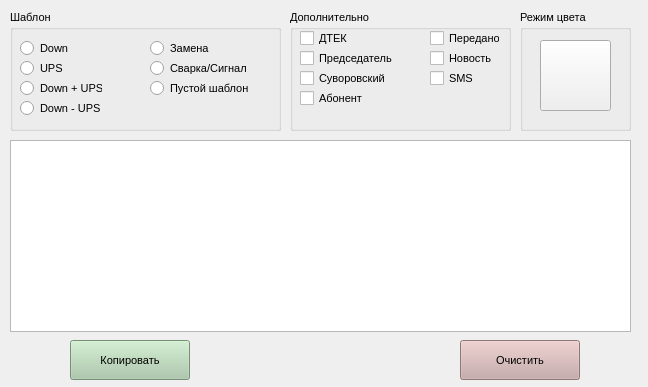
<?xml version="1.0" encoding="UTF-8"?>
<ui version="4.0">
 <class>MainWindow</class>
 <widget class="QMainWindow" name="MainWindow">
  <property name="enabled">
   <bool>true</bool>
  </property>
  <property name="geometry">
   <rect>
    <x>0</x>
    <y>0</y>
    <width>648</width>
    <height>387</height>
   </rect>
  </property>
  <property name="maximumSize">
   <size>
    <width>648</width>
    <height>387</height>
   </size>
  </property>
  <property name="font">
   <font>
    <family>Arial</family>
    <pointsize>12</pointsize>
   </font>
  </property>
  <property name="focusPolicy">
   <enum>Qt::WheelFocus</enum>
  </property>
  <property name="contextMenuPolicy">
   <enum>Qt::NoContextMenu</enum>
  </property>
  <property name="windowTitle">
   <string>Повелитель шаблонов</string>
  </property>
  <property name="windowIcon">
   <iconset>
    <normaloff>Keyboard-Delete.ico</normaloff>Keyboard-Delete.ico</iconset>
  </property>
  <property name="autoFillBackground">
   <bool>false</bool>
  </property>
  <property name="toolButtonStyle">
   <enum>Qt::ToolButtonIconOnly</enum>
  </property>
  <property name="documentMode">
   <bool>false</bool>
  </property>
  <property name="tabShape">
   <enum>QTabWidget::Rounded</enum>
  </property>
  <property name="dockNestingEnabled">
   <bool>false</bool>
  </property>
  <widget class="QWidget" name="centralwidget">
   <property name="contextMenuPolicy">
    <enum>Qt::NoContextMenu</enum>
   </property>
   <widget class="QGroupBox" name="groupBox">
    <property name="geometry">
     <rect>
      <x>10</x>
      <y>10</y>
      <width>271</width>
      <height>121</height>
     </rect>
    </property>
    <property name="font">
     <font>
      <family>Arial</family>
      <pointsize>8</pointsize>
     </font>
    </property>
    <property name="contextMenuPolicy">
     <enum>Qt::NoContextMenu</enum>
    </property>
    <property name="acceptDrops">
     <bool>false</bool>
    </property>
    <property name="autoFillBackground">
     <bool>false</bool>
    </property>
    <property name="title">
     <string>Шаблон</string>
    </property>
    <property name="flat">
     <bool>false</bool>
    </property>
    <property name="checkable">
     <bool>false</bool>
    </property>
    <property name="checked">
     <bool>false</bool>
    </property>
    <widget class="QRadioButton" name="radioButton_2">
     <property name="geometry">
      <rect>
       <x>10</x>
       <y>50</y>
       <width>82</width>
       <height>17</height>
      </rect>
     </property>
     <property name="font">
      <font>
       <family>Arial</family>
       <pointsize>8</pointsize>
      </font>
     </property>
     <property name="accessibleName">
      <string>ups</string>
     </property>
     <property name="accessibleDescription">
      <string/>
     </property>
     <property name="text">
      <string>UPS</string>
     </property>
    </widget>
    <widget class="QRadioButton" name="radioButton_3">
     <property name="geometry">
      <rect>
       <x>10</x>
       <y>70</y>
       <width>82</width>
       <height>17</height>
      </rect>
     </property>
     <property name="font">
      <font>
       <family>Arial</family>
       <pointsize>8</pointsize>
      </font>
     </property>
     <property name="accessibleName">
      <string>dups</string>
     </property>
     <property name="accessibleDescription">
      <string/>
     </property>
     <property name="text">
      <string>Down + UPS</string>
     </property>
    </widget>
    <widget class="QRadioButton" name="radioButton_4">
     <property name="geometry">
      <rect>
       <x>10</x>
       <y>90</y>
       <width>111</width>
       <height>17</height>
      </rect>
     </property>
     <property name="font">
      <font>
       <family>Arial</family>
       <pointsize>8</pointsize>
      </font>
     </property>
     <property name="accessibleName">
      <string>fups</string>
     </property>
     <property name="accessibleDescription">
      <string/>
     </property>
     <property name="text">
      <string>Down - UPS</string>
     </property>
    </widget>
    <widget class="QRadioButton" name="radioButton">
     <property name="geometry">
      <rect>
       <x>10</x>
       <y>30</y>
       <width>82</width>
       <height>17</height>
      </rect>
     </property>
     <property name="font">
      <font>
       <family>Arial</family>
       <pointsize>8</pointsize>
      </font>
     </property>
     <property name="accessibleName">
      <string>down</string>
     </property>
     <property name="accessibleDescription">
      <string/>
     </property>
     <property name="text">
      <string>Down</string>
     </property>
    </widget>
    <widget class="QRadioButton" name="radioButton_6">
     <property name="geometry">
      <rect>
       <x>140</x>
       <y>50</y>
       <width>101</width>
       <height>17</height>
      </rect>
     </property>
     <property name="font">
      <font>
       <family>Arial</family>
       <pointsize>8</pointsize>
      </font>
     </property>
     <property name="accessibleName">
      <string>sig</string>
     </property>
     <property name="accessibleDescription">
      <string/>
     </property>
     <property name="text">
      <string>Сварка/Сигнал</string>
     </property>
    </widget>
    <widget class="QRadioButton" name="radioButton_7">
     <property name="geometry">
      <rect>
       <x>140</x>
       <y>70</y>
       <width>101</width>
       <height>17</height>
      </rect>
     </property>
     <property name="mouseTracking">
      <bool>true</bool>
     </property>
     <property name="focusPolicy">
      <enum>Qt::NoFocus</enum>
     </property>
     <property name="contextMenuPolicy">
      <enum>Qt::NoContextMenu</enum>
     </property>
     <property name="toolTip">
      <string notr="true"/>
     </property>
     <property name="statusTip">
      <string notr="true"/>
     </property>
     <property name="whatsThis">
      <string notr="true"/>
     </property>
     <property name="accessibleName">
      <string notr="true"/>
     </property>
     <property name="accessibleDescription">
      <string notr="true"/>
     </property>
     <property name="styleSheet">
      <string notr="true">gridline-color: rgb(255, 0, 0);</string>
     </property>
     <property name="text">
      <string notr="true">Пустой шаблон</string>
     </property>
     <property name="shortcut">
      <string notr="true"/>
     </property>
     <property name="autoExclusive">
      <bool>true</bool>
     </property>
    </widget>
    <widget class="QRadioButton" name="radioButton_5">
     <property name="geometry">
      <rect>
       <x>140</x>
       <y>30</y>
       <width>111</width>
       <height>17</height>
      </rect>
     </property>
     <property name="font">
      <font>
       <family>Arial</family>
       <pointsize>8</pointsize>
      </font>
     </property>
     <property name="accessibleName">
      <string>zam</string>
     </property>
     <property name="accessibleDescription">
      <string/>
     </property>
     <property name="text">
      <string>Замена</string>
     </property>
    </widget>
   </widget>
   <widget class="QGroupBox" name="groupBox_3">
    <property name="geometry">
     <rect>
      <x>290</x>
      <y>10</y>
      <width>221</width>
      <height>121</height>
     </rect>
    </property>
    <property name="font">
     <font>
      <family>Arial</family>
      <pointsize>8</pointsize>
     </font>
    </property>
    <property name="title">
     <string>Дополнительно</string>
    </property>
    <widget class="QCheckBox" name="checkBox">
     <property name="geometry">
      <rect>
       <x>10</x>
       <y>20</y>
       <width>70</width>
       <height>17</height>
      </rect>
     </property>
     <property name="font">
      <font>
       <family>Arial</family>
       <pointsize>8</pointsize>
      </font>
     </property>
     <property name="accessibleName">
      <string>dtek</string>
     </property>
     <property name="text">
      <string>ДТЕК</string>
     </property>
    </widget>
    <widget class="QCheckBox" name="checkBox_2">
     <property name="geometry">
      <rect>
       <x>10</x>
       <y>40</y>
       <width>101</width>
       <height>17</height>
      </rect>
     </property>
     <property name="font">
      <font>
       <family>Arial</family>
       <pointsize>8</pointsize>
      </font>
     </property>
     <property name="accessibleName">
      <string>pred</string>
     </property>
     <property name="text">
      <string>Председатель</string>
     </property>
    </widget>
    <widget class="QCheckBox" name="checkBox_3">
     <property name="geometry">
      <rect>
       <x>10</x>
       <y>60</y>
       <width>91</width>
       <height>17</height>
      </rect>
     </property>
     <property name="font">
      <font>
       <family>Arial</family>
       <pointsize>8</pointsize>
      </font>
     </property>
     <property name="accessibleName">
      <string>suv</string>
     </property>
     <property name="text">
      <string>Суворовский</string>
     </property>
    </widget>
    <widget class="QCheckBox" name="checkBox_4">
     <property name="geometry">
      <rect>
       <x>10</x>
       <y>80</y>
       <width>70</width>
       <height>17</height>
      </rect>
     </property>
     <property name="font">
      <font>
       <family>Arial</family>
       <pointsize>8</pointsize>
      </font>
     </property>
     <property name="accessibleName">
      <string>abon</string>
     </property>
     <property name="text">
      <string>Абонент</string>
     </property>
    </widget>
    <widget class="QCheckBox" name="checkBox_5">
     <property name="geometry">
      <rect>
       <x>140</x>
       <y>20</y>
       <width>70</width>
       <height>17</height>
      </rect>
     </property>
     <property name="font">
      <font>
       <family>Arial</family>
       <pointsize>8</pointsize>
      </font>
     </property>
     <property name="accessibleName">
      <string>per</string>
     </property>
     <property name="text">
      <string>Передано</string>
     </property>
    </widget>
    <widget class="QCheckBox" name="checkBox_6">
     <property name="geometry">
      <rect>
       <x>140</x>
       <y>40</y>
       <width>70</width>
       <height>17</height>
      </rect>
     </property>
     <property name="font">
      <font>
       <family>Arial</family>
       <pointsize>8</pointsize>
      </font>
     </property>
     <property name="accessibleName">
      <string>news</string>
     </property>
     <property name="text">
      <string>Новость</string>
     </property>
    </widget>
    <widget class="QCheckBox" name="checkBox_7">
     <property name="geometry">
      <rect>
       <x>140</x>
       <y>60</y>
       <width>70</width>
       <height>17</height>
      </rect>
     </property>
     <property name="font">
      <font>
       <family>Arial</family>
       <pointsize>8</pointsize>
      </font>
     </property>
     <property name="accessibleName">
      <string>sms</string>
     </property>
     <property name="text">
      <string>SMS</string>
     </property>
    </widget>
   </widget>
   <widget class="QGroupBox" name="groupBox_4">
    <property name="geometry">
     <rect>
      <x>520</x>
      <y>10</y>
      <width>111</width>
      <height>121</height>
     </rect>
    </property>
    <property name="font">
     <font>
      <family>Arial</family>
      <pointsize>8</pointsize>
     </font>
    </property>
    <property name="title">
     <string>Режим цвета</string>
    </property>
    <widget class="QPushButton" name="pushButton_2">
     <property name="geometry">
      <rect>
       <x>20</x>
       <y>30</y>
       <width>71</width>
       <height>71</height>
      </rect>
     </property>
     <property name="contextMenuPolicy">
      <enum>Qt::NoContextMenu</enum>
     </property>
     <property name="toolTip">
      <string>&lt;html&gt;&lt;head/&gt;&lt;body&gt;&lt;p&gt;Переключение режимов день/ночь&lt;/p&gt;&lt;/body&gt;&lt;/html&gt;</string>
     </property>
     <property name="accessibleName">
      <string>switch</string>
     </property>
     <property name="text">
      <string/>
     </property>
     <property name="icon">
      <iconset>
       <normaloff>Lamp-Active-32.png</normaloff>
       <normalon>Lamp-Inactive-32.png</normalon>Lamp-Active-32.png</iconset>
     </property>
     <property name="checkable">
      <bool>true</bool>
     </property>
     <property name="checked">
      <bool>false</bool>
     </property>
     <property name="autoDefault">
      <bool>false</bool>
     </property>
     <property name="default">
      <bool>false</bool>
     </property>
     <property name="flat">
      <bool>false</bool>
     </property>
    </widget>
   </widget>
   <widget class="QPlainTextEdit" name="plainTextEdit">
    <property name="geometry">
     <rect>
      <x>10</x>
      <y>140</y>
      <width>621</width>
      <height>192</height>
     </rect>
    </property>
    <property name="font">
     <font>
      <family>Arial</family>
      <pointsize>10</pointsize>
     </font>
    </property>
    <property name="autoFillBackground">
     <bool>false</bool>
    </property>
   </widget>
   <widget class="QPushButton" name="pushButton">
    <property name="geometry">
     <rect>
      <x>460</x>
      <y>340</y>
      <width>120</width>
      <height>40</height>
     </rect>
    </property>
    <property name="font">
     <font>
      <family>Arial</family>
      <pointsize>8</pointsize>
     </font>
    </property>
    <property name="contextMenuPolicy">
     <enum>Qt::NoContextMenu</enum>
    </property>
    <property name="styleSheet">
     <string notr="true">background-color: rgb(199, 167, 166);</string>
    </property>
    <property name="text">
     <string>Очистить</string>
    </property>
    <property name="icon">
     <iconset>
      <normaloff>Gnome-Edit-Clear-64.png</normaloff>Gnome-Edit-Clear-64.png</iconset>
    </property>
    <property name="checkable">
     <bool>false</bool>
    </property>
    <property name="checked">
     <bool>false</bool>
    </property>
    <property name="autoDefault">
     <bool>false</bool>
    </property>
    <property name="default">
     <bool>false</bool>
    </property>
    <property name="flat">
     <bool>false</bool>
    </property>
   </widget>
   <widget class="QPushButton" name="pushButton_3">
    <property name="geometry">
     <rect>
      <x>70</x>
      <y>340</y>
      <width>120</width>
      <height>40</height>
     </rect>
    </property>
    <property name="font">
     <font>
      <pointsize>8</pointsize>
     </font>
    </property>
    <property name="styleSheet">
     <string notr="true">background-color: rgb(168, 200, 167);</string>
    </property>
    <property name="text">
     <string>Копировать</string>
    </property>
    <property name="icon">
     <iconset>
      <normaloff>Copy-256.png</normaloff>Copy-256.png</iconset>
    </property>
   </widget>
  </widget>
 </widget>
 <resources/>
 <connections>
  <connection>
   <sender>pushButton</sender>
   <signal>clicked(bool)</signal>
   <receiver>checkBox</receiver>
   <slot>setChecked(bool)</slot>
   <hints>
    <hint type="sourcelabel">
     <x>350</x>
     <y>360</y>
    </hint>
    <hint type="destinationlabel">
     <x>312</x>
     <y>33</y>
    </hint>
   </hints>
  </connection>
  <connection>
   <sender>pushButton</sender>
   <signal>clicked(bool)</signal>
   <receiver>checkBox_2</receiver>
   <slot>setChecked(bool)</slot>
   <hints>
    <hint type="sourcelabel">
     <x>361</x>
     <y>366</y>
    </hint>
    <hint type="destinationlabel">
     <x>325</x>
     <y>61</y>
    </hint>
   </hints>
  </connection>
  <connection>
   <sender>pushButton</sender>
   <signal>clicked(bool)</signal>
   <receiver>checkBox_3</receiver>
   <slot>setChecked(bool)</slot>
   <hints>
    <hint type="sourcelabel">
     <x>348</x>
     <y>353</y>
    </hint>
    <hint type="destinationlabel">
     <x>338</x>
     <y>80</y>
    </hint>
   </hints>
  </connection>
  <connection>
   <sender>pushButton</sender>
   <signal>clicked(bool)</signal>
   <receiver>checkBox_4</receiver>
   <slot>setChecked(bool)</slot>
   <hints>
    <hint type="sourcelabel">
     <x>354</x>
     <y>350</y>
    </hint>
    <hint type="destinationlabel">
     <x>349</x>
     <y>92</y>
    </hint>
   </hints>
  </connection>
  <connection>
   <sender>pushButton</sender>
   <signal>clicked(bool)</signal>
   <receiver>checkBox_5</receiver>
   <slot>setChecked(bool)</slot>
   <hints>
    <hint type="sourcelabel">
     <x>359</x>
     <y>353</y>
    </hint>
    <hint type="destinationlabel">
     <x>434</x>
     <y>39</y>
    </hint>
   </hints>
  </connection>
  <connection>
   <sender>pushButton</sender>
   <signal>clicked(bool)</signal>
   <receiver>checkBox_6</receiver>
   <slot>setChecked(bool)</slot>
   <hints>
    <hint type="sourcelabel">
     <x>370</x>
     <y>351</y>
    </hint>
    <hint type="destinationlabel">
     <x>435</x>
     <y>57</y>
    </hint>
   </hints>
  </connection>
  <connection>
   <sender>pushButton</sender>
   <signal>clicked(bool)</signal>
   <receiver>checkBox_7</receiver>
   <slot>setChecked(bool)</slot>
   <hints>
    <hint type="sourcelabel">
     <x>377</x>
     <y>351</y>
    </hint>
    <hint type="destinationlabel">
     <x>432</x>
     <y>80</y>
    </hint>
   </hints>
  </connection>
  <connection>
   <sender>pushButton</sender>
   <signal>clicked()</signal>
   <receiver>radioButton_7</receiver>
   <slot>toggle()</slot>
   <hints>
    <hint type="sourcelabel">
     <x>527</x>
     <y>352</y>
    </hint>
    <hint type="destinationlabel">
     <x>222</x>
     <y>91</y>
    </hint>
   </hints>
  </connection>
  <connection>
   <sender>pushButton</sender>
   <signal>clicked()</signal>
   <receiver>plainTextEdit</receiver>
   <slot>clear()</slot>
   <hints>
    <hint type="sourcelabel">
     <x>568</x>
     <y>358</y>
    </hint>
    <hint type="destinationlabel">
     <x>574</x>
     <y>325</y>
    </hint>
   </hints>
  </connection>
 </connections>
</ui>
